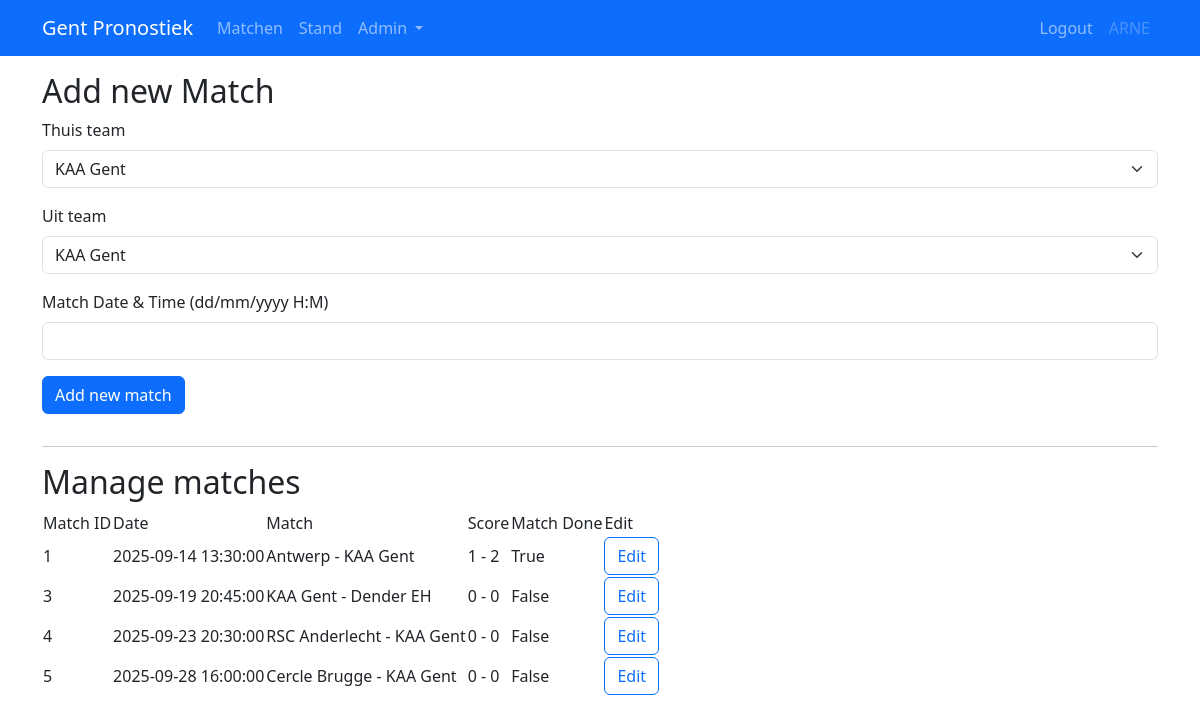
/admin/matches (signed in), run on the app's committed database.
### app/models.py (models this page shows, shortened)
class User(UserMixin, db.Model):
    id: so.Mapped[int] = so.mapped_column(primary_key=True)
    username: so.Mapped[str] = so.mapped_column(sa.String(64), unique=True, index=True)
    score: so.Mapped[int] = so.mapped_column(default=0)
    isAdmin: so.Mapped[bool] = so.mapped_column(default=True)
    predictions: so.WriteOnlyMapped["Prediction"] = so.relationship(
        back_populates="user", cascade="all, delete-orphan", passive_deletes=True
    )

class Team(db.Model):
    id: so.Mapped[int] = so.mapped_column(primary_key=True)
    name: so.Mapped[str] = so.mapped_column(sa.String(64), unique=True, index=True)
    logo_url: so.Mapped[str] = so.mapped_column(
        sa.String(256), nullable=True
    )  # stored in static folder

class Match(db.Model):
    id: so.Mapped[int] = so.mapped_column(primary_key=True)
    home_score: so.Mapped[int] = so.mapped_column(default=0)
    away_score: so.Mapped[int] = so.mapped_column(default=0)
    home_team_id: so.Mapped[int] = so.mapped_column(
        sa.ForeignKey(Team.id, name="fk_match_home_team_id", ondelete="CASCADE"),
        index=True,
    )
    away_team_id: so.Mapped[int] = so.mapped_column(
        sa.ForeignKey(Team.id, name="fk_match_away_team_id", ondelete="CASCADE"),
        index=True,
    )
    home_team: so.Mapped["Team"] = so.relationship(foreign_keys=[home_team_id])
    away_team: so.Mapped["Team"] = so.relationship(foreign_keys=[away_team_id])
    match_done: so.Mapped[bool] = so.mapped_column(default=False)
    match_date: so.Mapped[datetime] = so.mapped_column(index=True)
    match_predictions: so.WriteOnlyMapped["Prediction"] = so.relationship(
        back_populates="predicted_match", passive_deletes=True
    )

### app/routes.py (the view, shortened to what this page needs)
@app.route("/admin/matches", methods=["GET", "POST"])
@login_required
def admin_matches():
    form = AddMatchForm()
    teams = db.session.scalars(sa.select(Team)).all()
    team_choices = [(team.id, team.name) for team in teams]
    form.home_team.choices = team_choices
    form.away_team.choices = team_choices
    if not current_user.isAdmin:
        return redirect(url_for("stand"))
    matchesDB = db.session.scalars(sa.select(Match).order_by(Match.match_date)).all()
    matches = [
        (
            match.id,
            match.home_team,
            match.away_team,
            match.match_date,
            match.home_score,
            match.away_score,
            match.match_done,
        )
        for match in matchesDB
    ]
    return render_template(
        "admin_matches.html", title="Admin Matches", form=form, matches=matches
    )

### app/forms.py
class AddMatchForm(FlaskForm):
    home_team = SelectField("Thuis team", coerce=int, validators=[DataRequired()])
    away_team = SelectField("Uit team", coerce=int, validators=[DataRequired()])
    match_date = DateTimeField(
        "Match Date & Time (dd/mm/yyyy H:M)",
        format="%d/%m/%Y %H:%M",
        validators=[DataRequired()],
    )
    submit = SubmitField("Add new match")

### app/models.py (called while the page is built)
@login.user_loader
def load_user(id):
    return db.session.get(User, int(id))

### app/templates/admin_matches.html
{% extends "base.html" %}
{% import "bootstrap_wtf.html" as wtf %}
{% block content %}
<h2>Add new Match</h2>
{{ wtf.quick_form(form) }}
<hr>
<h2>Manage matches</h2>
<table>
    <tr>
        <td>Match ID</td>
        <td>Date</td>
        <td>Match</td>
        <td>Score</td>
        <td>Match Done</td>
        <td>Edit</td>
    </tr>
    {% for id, home_team, away_team, match_date, home_score, away_score, match_done in matches %}
    <tr>
        <td>{{ id }}</td>
        <td>{{ match_date }}</td>
        <td>{{ home_team.name }} - {{ away_team.name }}</td>
        <td>{{ home_score }} - {{ away_score }} </td>
        <td>{{ match_done }}</td>
        <td><a href="{{ url_for('edit_match', match_id=id)}}" class="btn btn-outline-primary">Edit</a> </td>
    </tr>
    {% endfor %}
</table>
{% endblock %}

### app/templates/base.html (shortened to what this page needs)
<!DOCTYPE html>
<html lang="en">
<head>
    <link rel="stylesheet" href="{{ url_for('static', filename='style.css')}}">
    <link href="https://cdn.jsdelivr.net/npm/bootstrap@5.3.2/dist/css/bootstrap.min.css" rel="stylesheet"
>
</head>
<body>
    <nav class="navbar bg-primary navbar-expand-lg" data-bs-theme="dark">
        <div class="container">
            <a class="navbar-brand" href="">Gent Pronostiek</a>
            <div class="collapse navbar-collapse" id="navbarSupportedContent">
                <ul class="navbar-nav me-auto mb-2 mb-lg-0">
                    <li class="nav-item">
                        <a href="{{ url_for('matches')}}" class="nav-link">Matchen</a>
                    </li>
                    <li class="nav-item">
                        <a href="{{ url_for('stand')}}" class="nav-link">Stand</a>
                    </li>
                    {% if current_user.isAdmin %}
                    <li class="nav-item dropdown">
                        <a class="nav-link dropdown-toggle" href="#" role="button" data-bs-toggle="dropdown"
                            aria-expanded="false">
                            Admin
                        </a>
                    </li>
                    {% endif %}
                </ul>
                <ul class="navbar-nav mb-2 mb-lg-0">
                    {% if current_user.is_anonymous %}
                    <li class="nav-item">
                        <a href="{{ url_for('login')}}" class="nav-link">Login</a>
                    </li>
                    {% else %}
                    <li class="nav-item">
                        <a href="{{ url_for('logout')}}" class="nav-link">Logout</a>
                    </li>
                    <li clas="nav-item">
                        <a class="nav-link disabled" href="{{ url_for('logout')}}">{{ current_user.username }}</a>
                    </li>
                    {% endif %}
                    </ul>
            </div>
        </div>
    </nav>
    <div class="container mt-3">
        {% block content %} {% endblock %}
    </div>
</body>
</html>

### data on the page
User: username "ARNE"
Team: id "1", match_date "2025-09-14 13:30:00", name "Antwerp", name "KAA Gent", home_score "1", id "2", match_done "True"
Team: id "3", match_date "2025-09-19 20:45:00", name "KAA Gent", name "Dender EH", home_score "0", away_score "0", match_done "False"
Team: id "4", match_date "2025-09-23 20:30:00", name "RSC Anderlecht", name "KAA Gent", home_score "0", away_score "0", match_done "False"
Team: id "5", match_date "2025-09-28 16:00:00", name "Cercle Brugge", name "KAA Gent", home_score "0", away_score "0", match_done "False"

### other printed values
{{ field.label(class='form-label') }} "Thuis team" "Uit team"
{{ field.label(class='form-label') }} "Match Date & Time (dd/mm/yyyy H:M)"
